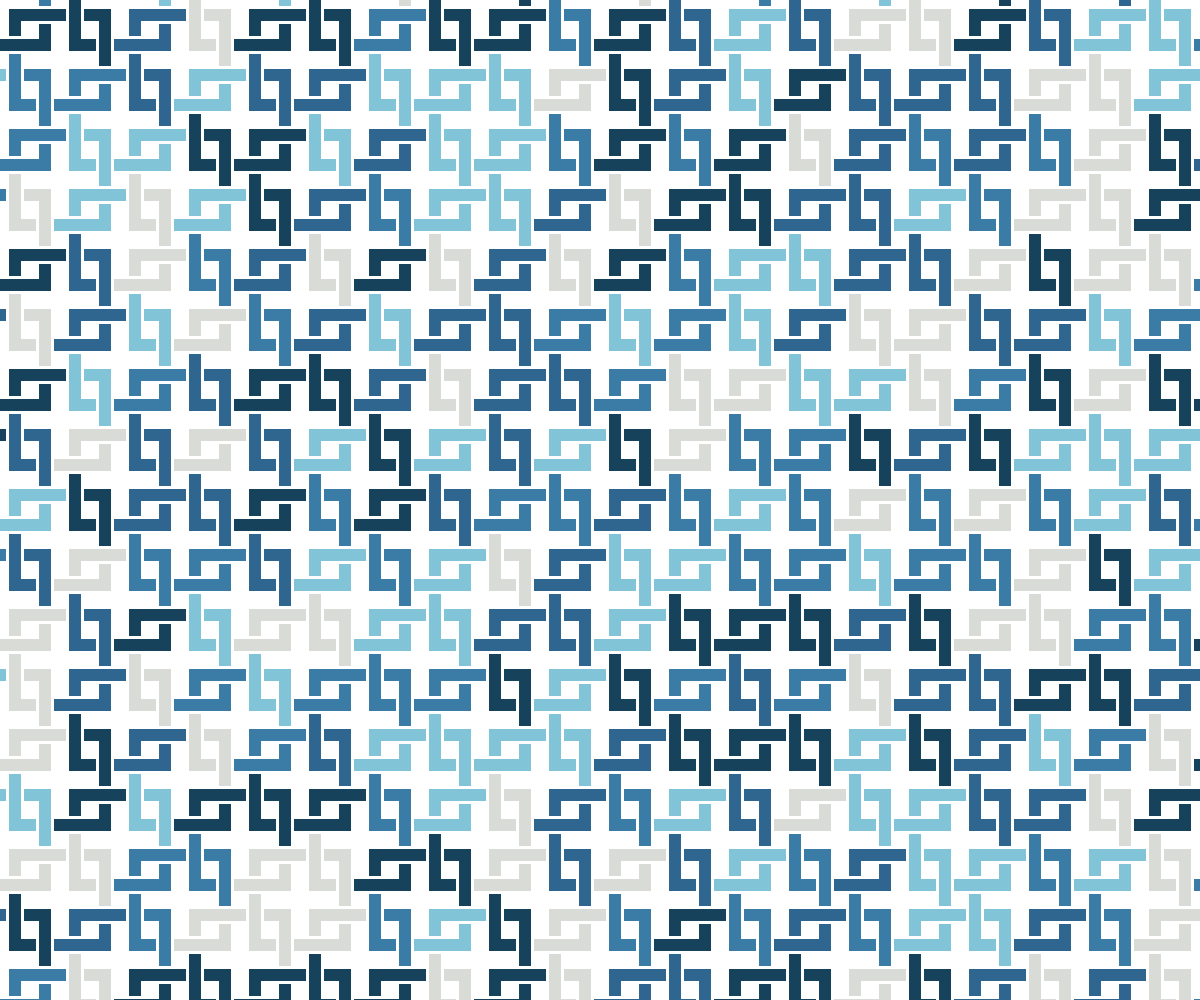
Frame 1 (no input)
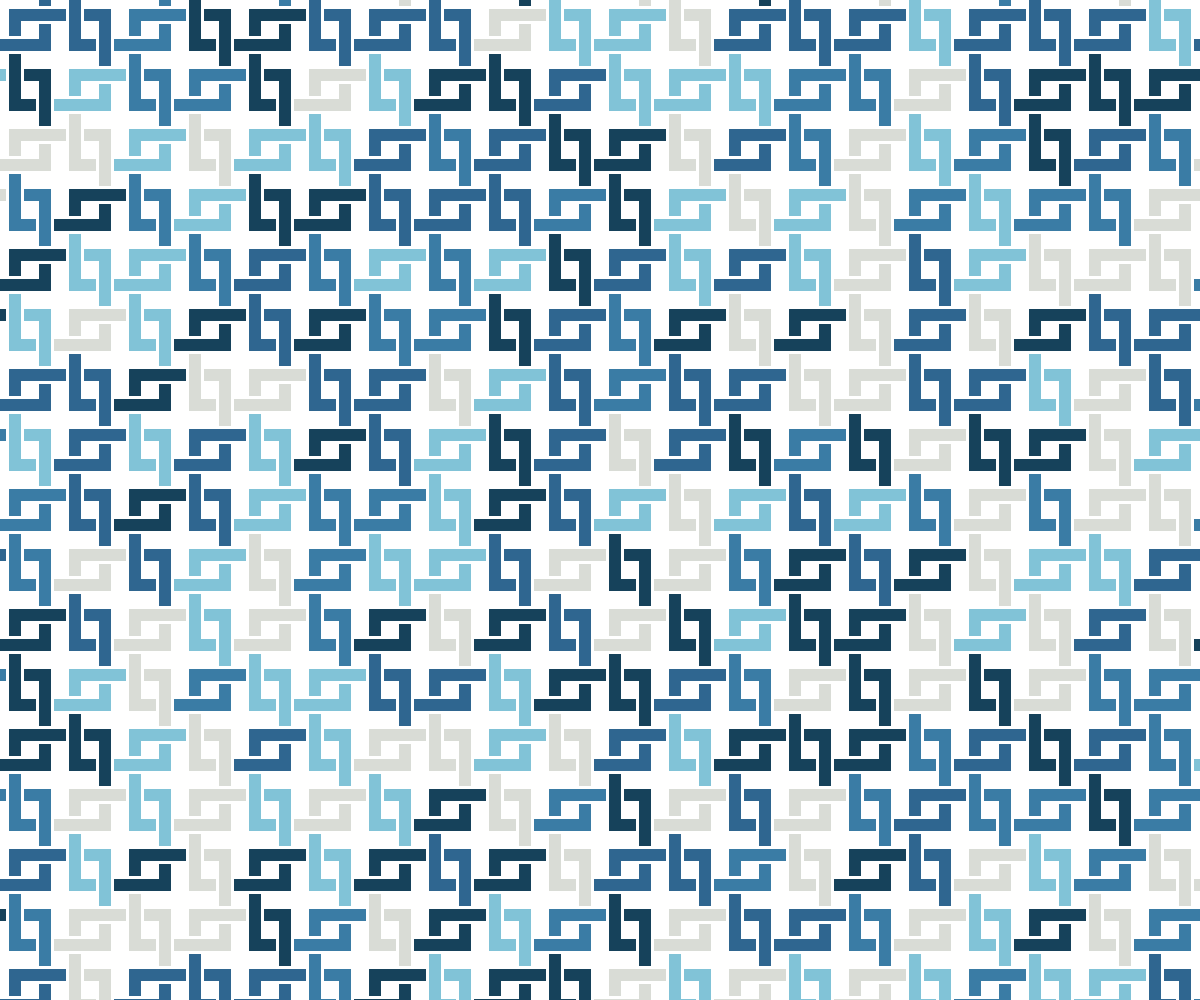
Frame 2 (the mouse pressed at the canvas centre, redrawn once)

The p5.js sketch that drew these frames (run headless with seeded random() and noise() and a simulated clock; the mouse was pressed at the canvas centre and the sketch redrawn once):

// p5.js sketch
// ── sketch.js
"use strict"

const COLORS = ["#2F6690", "#3A7CA5", "#D9DCD6", "#16425B", "#81C3D7"];
const WHITE  = "#FFFFFF";

function setup(){
	createCanvas(windowWidth, windowHeight);
	angleMode(DEGREES); rectMode(CENTER); strokeCap(PROJECT);
	textAlign(CENTER, CENTER); textSize(14);
	noLoop();
	noSmooth();
}

function draw(){
	background(WHITE);

	const len = 30;
	const pX  = len * 4;
	const pY  = len * 4;
	const rows = floor(height / pY) + 2;
	const cols = floor(width / pX) + 2;
	for(let c=0; c<cols; c++){
		for(let r=0; r<rows; r++){
			let x = c * pX;
			let y = r * pY;
			drawKado(x, y, len);
		}
	}
}

function drawKado(x, y, len){
	drawUnit(x-len, y-len, len, 0);
	drawUnit(x+len, y-len, len, 90);
	drawUnit(x+len, y+len, len, 180);
	drawUnit(x-len, y+len, len, 270);
}

function drawUnit(x, y, len, deg){

	const pA = {x: -len/2, y: -len/2}
	const pB = {x: len/2, y: len/2}
	const weight = len * 0.4;
	const pad = len * 0.1;

	push();
	translate(x, y);
	rotate(deg);

	noFill();
	stroke(getColor());

	strokeWeight(weight);
	line(pA.x, pA.y, pA.x+len*2-weight-pad, pA.y);
	line(pA.x, pA.y, pA.x, pB.y-weight-pad);
	line(pB.x, pB.y, pB.x-len*2+weight+pad, pB.y);
	line(pB.x, pB.y, pB.x, pA.y+weight+pad);
	pop();
}

function getColor(){
	return COLORS[floor(random()*COLORS.length)];
}
